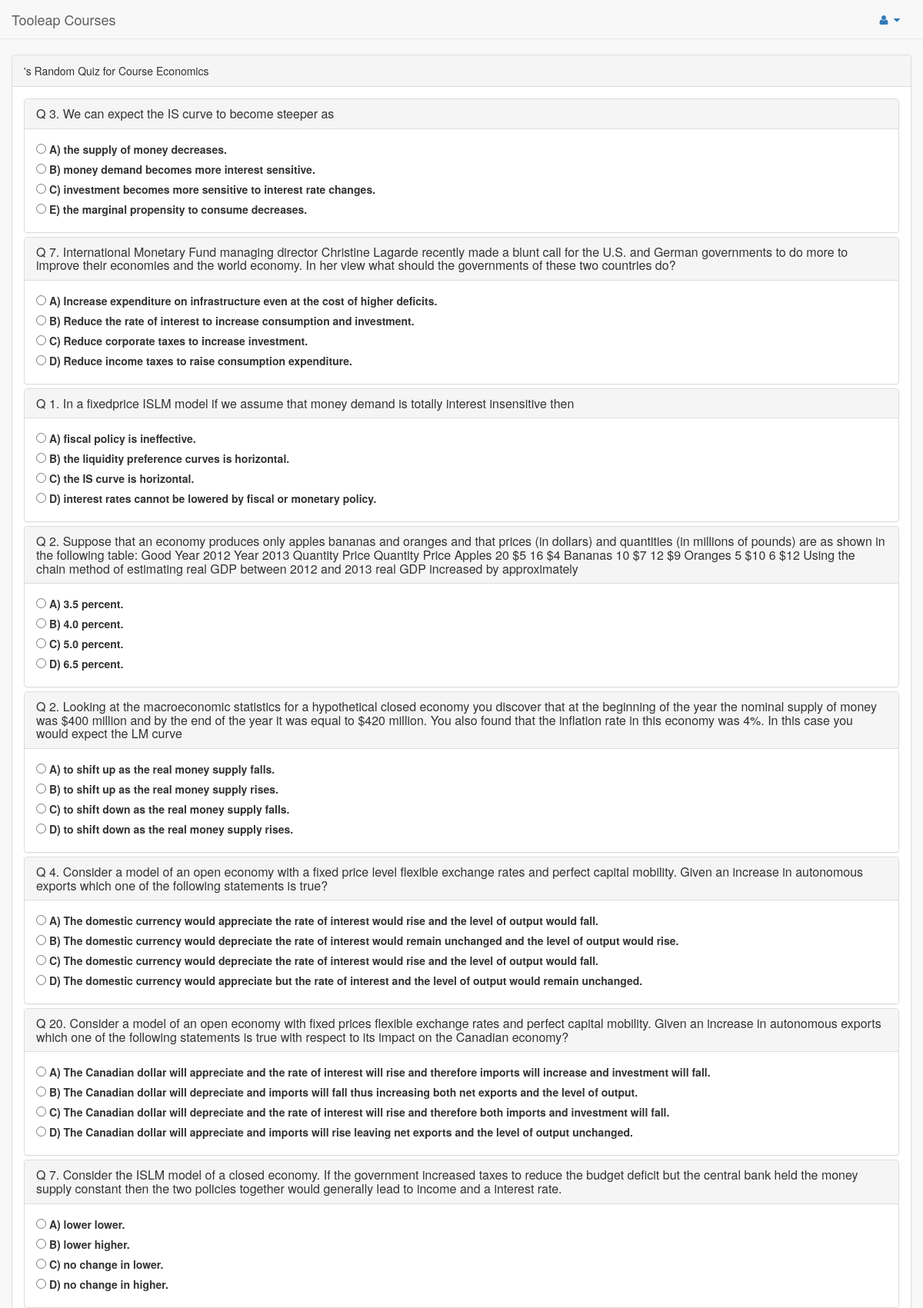
The app's page /quiz/auto_generated/20/ (upper part) with its own data.
### quiz/models.py (models this page shows, shortened)
class Course(models.Model):
    course_name = models.CharField(max_length=100)
    course_desc = models.CharField(max_length=500)

class Question(models.Model):
    question_text = models.CharField(max_length=500)
    course_id = models.ForeignKey(Course,  on_delete=models.CASCADE)
    pub_date = models.DateTimeField('date published')
    question_level = models.CharField(max_length=20)
    category_id = models.ForeignKey(Category,  on_delete=models.CASCADE, default = 0)

class Answer(models.Model):
    question = models.ForeignKey(Question, on_delete=models.CASCADE)
    answer_text = models.CharField(max_length=250)
    answer_explanation = models.CharField(max_length=500)
    is_right = models.CharField(max_length=25) ### TODO: Change to Boolean
    def __str__(self):
        return self.answer_text

### quiz/views.py (the view)
# urls.py: path('auto_generated/<int:course_id>/', views.auto_generated, name='auto_generated'),
@csrf_exempt
def auto_generated(request, course_id):
    total_number_of_questions = 20 ##TODO Change
    course_name = get_course_name(course_id)
    template = loader.get_template('quiz/auto_generated_quiz.html')
    course_questions_list = get_course_questions(course_id)
    course_questions_list = list(course_questions_list)
    random.shuffle(course_questions_list)
    course_questions_list = course_questions_list[:total_number_of_questions]
    questions_dict = {}  ## Will have muliple Question Text and Question Answers
    for question in course_questions_list:
        questions_answers_list = Answer.objects.filter(question_id=question.id)
        questions_dict[question.question_text] = questions_answers_list
    context = {
    'course_id': course_id,
    'questions_dict':questions_dict,
    'course_name': course_name,
}
    return HttpResponse(template.render(context, request))

### quiz/views.py (called while the page is built)
def get_course_name(course_id):
    course = Course.objects.get(id = course_id)
    return course.course_name

def get_course_questions(course_id):
    course_question_list = Question.objects.filter(course_id=course_id)
    return course_question_list

### quiz/templates/quiz/auto_generated_quiz.html (shortened to what this page needs)
{% load static %}
<!doctype html>
<html>
<head>
    <link href="{% static 'vendor/bootstrap/css/bootstrap.min.css' %}" rel="stylesheet">
    <link href="{% static 'vendor/metisMenu/metisMenu.min.css' %}" rel="stylesheet">
    <link href="{% static 'dist/css/sb-admin-2.css' %}" rel="stylesheet">
    <link href="{% static 'vendor/font-awesome/css/font-awesome.min.css' %}" rel="stylesheet">
</head>
</head>
<body>
  <nav class="navbar navbar-default navbar-static-top" role="navigation" style="margin-bottom: 0">
      <div class="navbar-header">
          <a class="navbar-brand" href=#>Tooleap Courses</a>
      </div>
      <ul class="nav navbar-top-links navbar-right">
        <li class="dropdown">
            <a class="dropdown-toggle" data-toggle="dropdown" href="#">
                <i class="fa fa-user fa-fw"></i> <i class="fa fa-caret-down"></i>
            </a>
        </li>
              </ul>
  </nav>
<br>
  <form method="post" action="/quiz/course/{{user.id}}/{{course_id}}/answers">
        <div class="col-lg-12">
            <div class="panel panel-default">
                <div class="panel-heading">
                      {{user.username}}'s Random Quiz for Course {{course_name}}
                </div>
                <div class="panel-body">
                    <div class="panel-group" id="accordion">
                      {% for question, answers in questions_dict.items %}
                           <div class="panel panel-default">
                               <div class="panel-heading">
                                   <h4 class="panel-title">
                                       <a data-toggle="collapse" data-parent="#accordion" href="#{{course.id}}"> Q {{question}}</a>
                                   </h4>
                               </div>
                               <div id="{{ course.id }}" class="panel-collapse collapse in">
                                   <div class="panel-body">
                                     {% for answer in answers %}
                                         <input type="radio" name="{{question}}" id="answer{{ forloop.counter }}" value="{{ answer.answer_text }}" />
                                         <label for="answer{{ answer }}">{{ answer }}</label><br>
                                     {% endfor %}
                                    </div>
                               </div>
                           </div>
                      {% endfor %}
                      <br>
                    </div>
                </div>
            </div>
        </div>
</form>
</body>
</html>

### records on screen
Course: course_name "Economics"
Question: questions_dict "3. We can expect the IS curve to become steeper as"
Answer: answer_text "A) the supply of money decreases."
Answer: answer_text "B) money demand becomes more interest sensitive."
Answer: answer_text "C) investment becomes more sensitive to interest rate changes."
Answer: answer_text "E) the marginal propensity to consume decreases."
Question: questions_dict "7. International Monetary Fund managing director Christine Lagarde recently made a blunt call for the U.S. and German governments to do more to improve their economies and the world economy. In her view what should the governments of these two countries do?"
Answer: answer_text "A) Increase expenditure on infrastructure even at the cost of higher deficits."
Answer: answer_text "B) Reduce the rate of interest to increase consumption and investment."
Answer: answer_text "C) Reduce corporate taxes to increase investment."
Answer: answer_text "D) Reduce income taxes to raise consumption expenditure."
Question: questions_dict "1. In a fixedprice ISLM model if we assume that money demand is totally interest insensitive then"
Answer: answer_text "A) fiscal policy is ineffective."
Answer: answer_text "B) the liquidity preference curves is horizontal."
Answer: answer_text "C) the IS curve is horizontal."
Answer: answer_text "D) interest rates cannot be lowered by fiscal or monetary policy."
Question: questions_dict "2. Suppose that an economy produces only apples bananas and oranges and that prices (in dollars) and quantities (in millions of pounds) are as shown in the following table: Good Year 2012 Year 2013 Quantity Price Quantity Price Apples 20 $5 16 $4 Bananas 10 $7 12 $9 Oranges 5 $10 6 $12 Using the chain method of estimating real GDP between 2012 and 2013 real GDP increased by approximately"
Answer: answer_text "A) 3.5 percent."
Answer: answer_text "B) 4.0 percent."
Answer: answer_text "C) 5.0 percent."
Answer: answer_text "D) 6.5 percent."
Question: questions_dict "2. Looking at the macroeconomic statistics for a hypothetical closed economy you discover that at the beginning of the year the nominal supply of money was $400 million and by the end of the year it was equal to $420 million. You also found that the inflation rate in this economy was 4%. In this case you would expect the LM curve"
Answer: answer_text "A) to shift up as the real money supply falls."
Answer: answer_text "B) to shift up as the real money supply rises."
Answer: answer_text "C) to shift down as the real money supply falls."
Answer: answer_text "D) to shift down as the real money supply rises."
Question: questions_dict "4. Consider a model of an open economy with a fixed price level flexible exchange rates and perfect capital mobility. Given an increase in autonomous exports which one of the following statements is true?"
Answer: answer_text "A) The domestic currency would appreciate the rate of interest would rise and the level of output would fall."
Answer: answer_text "B) The domestic currency would depreciate the rate of interest would remain unchanged and the level of output would rise."
Answer: answer_text "C) The domestic currency would depreciate the rate of interest would rise and the level of output would fall."
Answer: answer_text "D) The domestic currency would appreciate but the rate of interest and the level of output would remain unchanged."
Question: questions_dict "20. Consider a model of an open economy with fixed prices flexible exchange rates and perfect capital mobility. Given an increase in autonomous exports which one of the following statements is true with respect to its impact on the Canadian economy?"
Answer: answer_text "A) The Canadian dollar will appreciate and the rate of interest will rise and therefore imports will increase and investment will fall."
Answer: answer_text "B) The Canadian dollar will depreciate and imports will fall thus increasing both net exports and the level of output."
Answer: answer_text "C) The Canadian dollar will depreciate and the rate of interest will rise and therefore both imports and investment will fall."
Answer: answer_text "D) The Canadian dollar will appreciate and imports will rise leaving net exports and the level of output unchanged."
Question: questions_dict "7. Consider the ISLM model of a closed economy. If the government increased taxes to reduce the budget deficit but the central bank held the money supply constant then the two policies together would generally lead to income and a interest rate."
Answer: answer_text "A) lower lower."
Answer: answer_text "B) lower higher."
Answer: answer_text "C) no change in lower."
Answer: answer_text "D) no change in higher."
